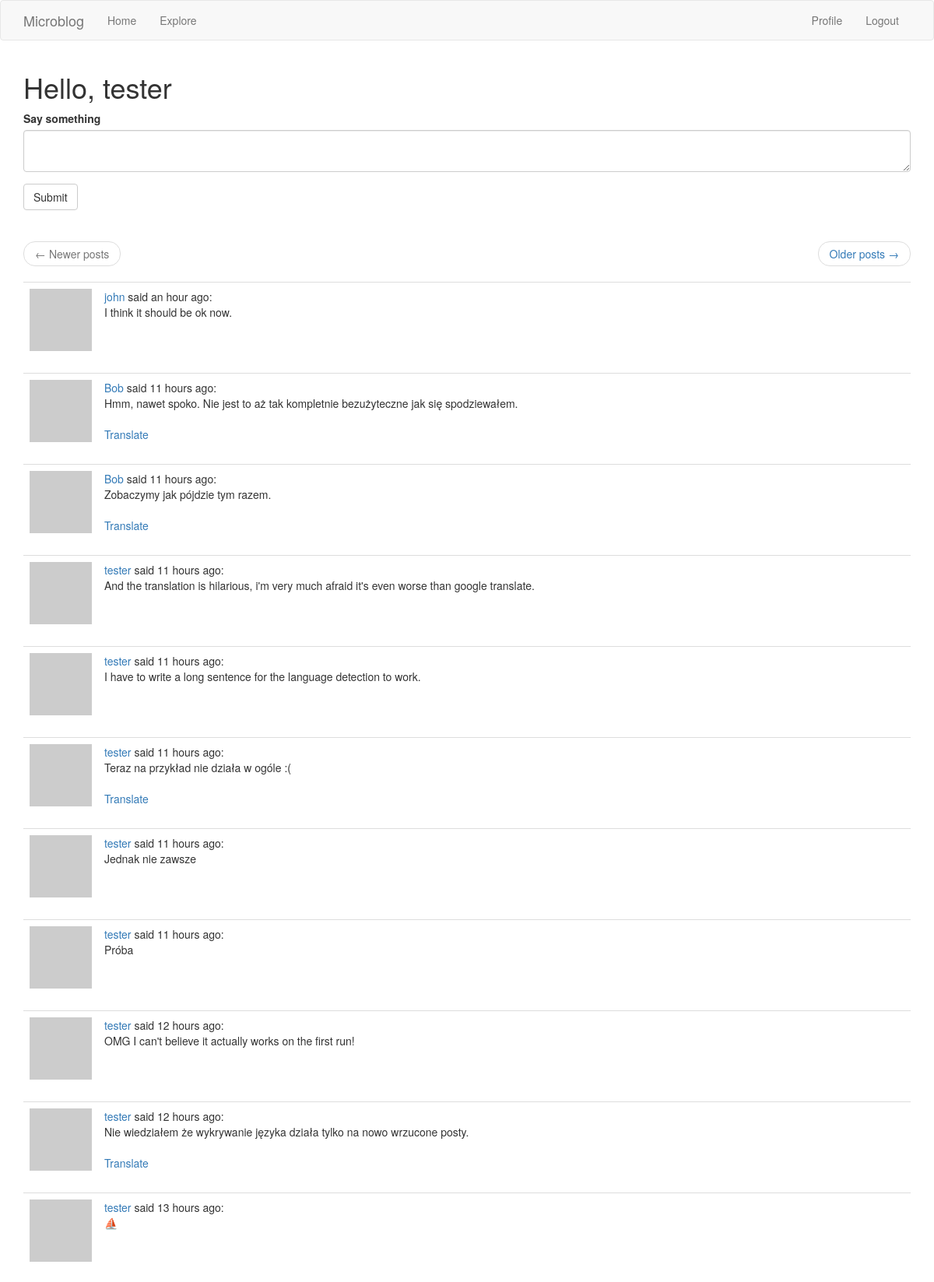
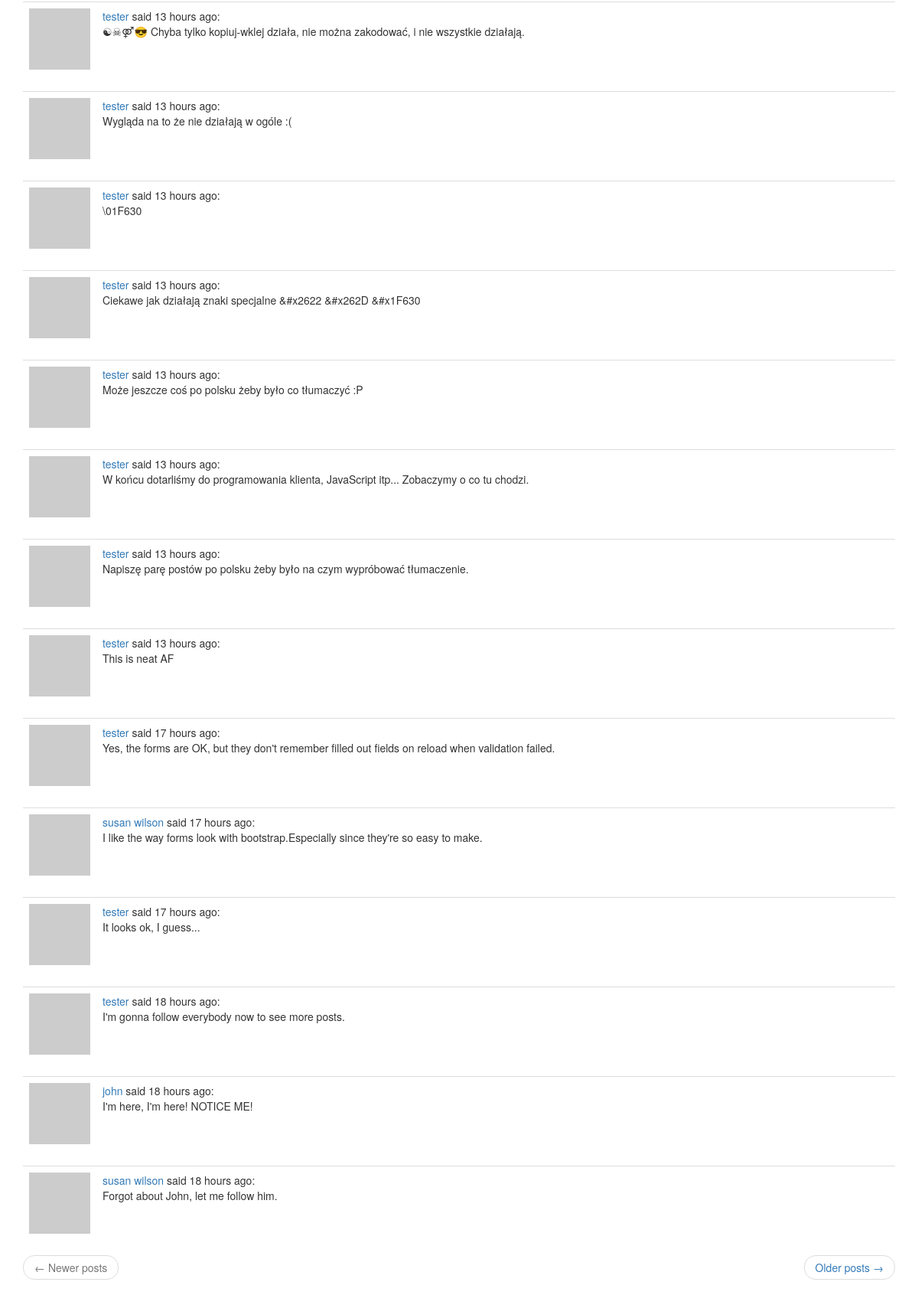
Page /index (signed in) on the committed database (2 pictures, top to bottom).
### app/models.py (models this page shows, shortened)
class User(UserMixin, db.Model):
    id = db.Column(db.Integer, primary_key=True)
    username = db.Column(db.String(64), index=True, unique=True)
    email = db.Column(db.String(120), index=True, unique=True)
    password_hash = db.Column(db.String(128))
    about_me = db.Column(db.String(140))
    last_seen = db.Column(db.DateTime, default=datetime.utcnow)
    posts = db.relationship('Post', backref='author', lazy='dynamic')
    followed = db.relationship(
        'User', secondary=followers,
        primaryjoin=(followers.c.follower_id == id),
        secondaryjoin=(followers.c.followed_id == id),
        backref=db.backref('followers', lazy='dynamic'), lazy='dynamic')
    def avatar(self, size):
        digest = md5(self.email.lower().encode('utf-8')).hexdigest()
        return 'https://www.gravatar.com/avatar/{}?d=retro&s={}'.format(
            digest, size)
    def followed_posts(self):
        followed = Post.query.join(
            followers,
            (followers.c.followed_id == Post.user_id)
        ).filter(followers.c.follower_id == self.id)
        own = Post.query.filter_by(user_id=self.id)
        return followed.union(own).order_by(Post.timestamp.desc())

class Post(db.Model):
    id = db.Column(db.Integer, primary_key=True)
    body = db.Column(db.String(140))
    timestamp = db.Column(db.DateTime, index=True, default=datetime.utcnow)
    user_id = db.Column(db.Integer, db.ForeignKey('user.id'))
    language = db.Column(db.String(5))

### app/main/routes.py (the view, shortened to what this page needs)
@app.route('/', methods=['GET', 'POST'])
@app.route('/index', methods=['GET', 'POST'])
@login_required
def index():
    form = PostForm()
    page = request.args.get('page', 1, type=int)
    posts = current_user.followed_posts().paginate(
        page, app.config['POSTS_PER_PAGE'], False)
    next_url = url_for('index', page=posts.next_num) \
        if posts.has_next else None
    prev_url = url_for('index', page=posts.prev_num) \
        if posts.has_prev else None
    return render_template('index.html', title=_('Home'), form=form,
                           posts=posts.items,
                           next_url=next_url, prev_url=prev_url)

### app/main/forms.py
class PostForm(FlaskForm):
    post = TextAreaField(_l('Say something'), validators=[
        DataRequired(), Length(min=1, max=140)])
    submit = SubmitField(_l('Submit'))

### app/main/routes.py (called while the page is built)
@app.before_request
def before_request():
    if current_user.is_authenticated:
        current_user.last_seen = datetime.utcnow()
        db.session.commit()
    g.locale = str(get_locale())

### app/models.py (called while the page is built)
@login.user_loader
def load_user(id):
    return User.query.get(int(id))

### app/main/templates/index.html
{% extends "base.html" %}
{% import 'bootstrap/wtf.html' as wtf %}
{% block app_content %}
  <h1>{{ _('Hello,') }} {{ current_user.username }}</h1>
  {% if form %}
    {{ wtf.quick_form(form) }}
    <br>
  {% endif %}
  {% include '_page_nav.html' %}
  {% for post in posts %}
    {% include '_post.html' %}
  {% endfor %}
  {% include '_page_nav.html' %}
{% endblock %}

### app/main/templates/base.html (shortened to what this page needs)
{% extends 'bootstrap/base.html' %}
{% block navbar %}
  <nav class="navbar navbar-default">
    <div class="container">
      <div class="navbar-header">
        <a class="navbar-brand" href="{{ url_for('index') }}">Microblog</a>
      </div>
      <div class="collapse navbar-collapse" id="bs-example-navbar-collapse-1">
        <ul class="nav navbar-nav">
          <li><a href="{{ url_for('index') }}">{{ _('Home') }}</a></li>
          <li><a href="{{ url_for('explore') }}">{{ _('Explore') }}</a></li>
        </ul>
        <ul class="nav navbar-nav navbar-right">
          {% if current_user.is_anonymous %}
            <li><a href="{{ url_for('login') }}">{{ _('Login') }}</a></li>
          {% else %}
            <li><a href="{{ url_for('user', username=current_user.username) }}">{{ _('Profile') }}</a></li>
            <li><a href="{{ url_for('logout') }}">{{ _('Logout') }}</a></li>
          {% endif %}
        </ul>
      </div>
    </div>
  </nav>
{% endblock %}
{% block content %}
  <div class="container">
    {% block app_content %}{% endblock %}
  </div>
{% endblock %}

### app/main/templates/_page_nav.html
<nav aria-label="...">
  <ul class="pager">
    <li class="previous{% if not prev_url %} disabled{% endif %}">
      <a href="{{ prev_url or '#' }}">
        <span aria-hidden="true">&larr;</span> {{ _('Newer posts') }}
      </a>
    </li>
    <li class="next{% if not next_url %} disabled{% endif %}">
      <a href="{{ next_url or '#' }}">
        {{ _('Older posts') }} <span aria-hidden="true">&rarr;</span>
      </a>
    </li>
  </ul>
</nav>

### app/main/templates/_post.html
<table class="table table-hover">
  <tr>
    <td width="40px"><img src="{{ post.author.avatar(40) }}"></td>
    <td>
      <a href="{{ url_for('user', username=post.author.username) }}">
        {{ post.author.username }}
      </a>
      {{ _('said') }} {{ moment(post.timestamp).fromNow() }}:
      <br>
      <span id="post{{ post.id }}">{{ post.body }}</span>
      {% if post.language and post.language != g.locale %}
        <br><br>
        <span id="translation{{ post.id }}">
          <a href="javascript:translate(
                                '#post{{ post.id }}',
                                '#translation{{ post.id }}',
                                '{{ post.language }}',
                                '{{ g.locale }}');">{{ _('Translate') }}</a>
        </span>
      {% endif %}
    </td>
  </tr>
</table>

### rows in the picture
User: username "tester"
Post: author.username "john", timestamp "an hour ago", body "I think it should be ok now."
Post: author.username "Bob", timestamp "11 hours ago", body "Hmm, nawet spoko. Nie jest to aż tak kompletnie bezużyteczne jak się spodziewałem."
Post: author.username "Bob", timestamp "11 hours ago", body "Zobaczymy jak pójdzie tym razem."
Post: author.username "tester", timestamp "11 hours ago", body "And the translation is hilarious, i'm very much afraid it's even worse than google translate."
Post: author.username "tester", timestamp "11 hours ago", body "I have to write a long sentence for the language detection to work."
Post: author.username "tester", timestamp "11 hours ago", body "Teraz na przykład nie działa w ogóle :("
Post: author.username "tester", timestamp "11 hours ago", body "Jednak nie zawsze"
Post: author.username "tester", timestamp "11 hours ago", body "Próba"
Post: author.username "tester", timestamp "12 hours ago", body "OMG I can't believe it actually works on the first run!"
Post: author.username "tester", timestamp "12 hours ago", body "Nie wiedziałem że wykrywanie języka działa tylko na nowo wrzucone posty."
Post: author.username "tester", timestamp "13 hours ago", body "⛵"
Post: author.username "tester", timestamp "13 hours ago", body "☯☠⚤😎 Chyba tylko kopiuj-wklej działa, nie można zakodować, i nie wszystkie działają."
Post: author.username "tester", timestamp "13 hours ago", body "Wygląda na to że nie działają w ogóle :("
Post: author.username "tester", timestamp "13 hours ago", body "\\01F630"
Post: author.username "tester", timestamp "13 hours ago", body "Ciekawe jak działają znaki specjalne &#x2622 &#x262D &#x1F630"
Post: author.username "tester", timestamp "13 hours ago", body "Może jeszcze coś po polsku żeby było co tłumaczyć :P"
Post: author.username "tester", timestamp "13 hours ago", body "W końcu dotarliśmy do programowania klienta, JavaScript itp... Zobaczymy o co tu chodzi."
Post: author.username "tester", timestamp "13 hours ago", body "Napiszę parę postów po polsku żeby było na czym wypróbować tłumaczenie."
Post: author.username "tester", timestamp "13 hours ago", body "This is neat AF"
Post: author.username "tester", timestamp "17 hours ago", body "Yes, the forms are OK, but they don't remember filled out fields on reload when validation failed."
Post: author.username "susan wilson", timestamp "17 hours ago", body "I like the way forms look with bootstrap.Especially since they're so easy to make."
Post: author.username "tester", timestamp "17 hours ago", body "It looks ok, I guess..."
Post: author.username "tester", timestamp "18 hours ago", body "I'm gonna follow everybody now to see more posts."
Post: author.username "john", timestamp "18 hours ago", body "I'm here, I'm here! NOTICE ME!"
Post: author.username "susan wilson", timestamp "18 hours ago", body "Forgot about John, let me follow him."
